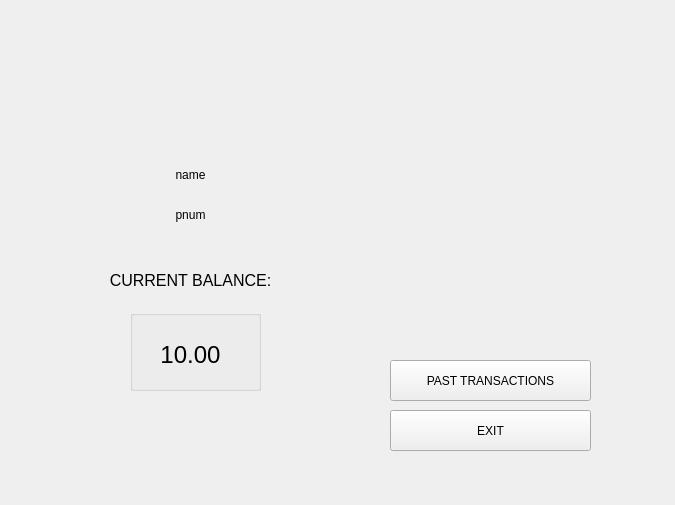
<?xml version="1.0" encoding="UTF-8"?>
<ui version="4.0">
 <class>main_interface</class>
 <widget class="QDialog" name="main_interface">
  <property name="geometry">
   <rect>
    <x>0</x>
    <y>0</y>
    <width>675</width>
    <height>505</height>
   </rect>
  </property>
  <property name="windowTitle">
   <string>Dialog</string>
  </property>
  <widget class="QPushButton" name="pushButton">
   <property name="geometry">
    <rect>
     <x>370</x>
     <y>280</y>
     <width>231</width>
     <height>91</height>
    </rect>
   </property>
   <property name="sizePolicy">
    <sizepolicy hsizetype="Preferred" vsizetype="Preferred">
     <horstretch>0</horstretch>
     <verstretch>0</verstretch>
    </sizepolicy>
   </property>
   <property name="maximumSize">
    <size>
     <width>382</width>
     <height>16777215</height>
    </size>
   </property>
   <property name="styleSheet">
    <string notr="true">#pushButton{
background-color: transparent;
border-image: url(:images/res.png);
background: none;
border: none;
background-repeat: none;
}</string>
   </property>
   <property name="text">
    <string/>
   </property>
  </widget>
  <widget class="QLabel" name="label">
   <property name="geometry">
    <rect>
     <x>400</x>
     <y>120</y>
     <width>161</width>
     <height>161</height>
    </rect>
   </property>
   <property name="styleSheet">
    <string notr="true">#label{
background-color: transparent;
border-image: url(:images/prof.jpg);
background: none;
border: none;
background-repeat: none;
}</string>
   </property>
   <property name="text">
    <string/>
   </property>
  </widget>
  <widget class="QLabel" name="label_2">
   <property name="geometry">
    <rect>
     <x>110</x>
     <y>160</y>
     <width>161</width>
     <height>31</height>
    </rect>
   </property>
   <property name="text">
    <string>&lt;html&gt;&lt;head/&gt;&lt;body&gt;&lt;p align=&quot;center&quot;&gt;name&lt;/p&gt;&lt;/body&gt;&lt;/html&gt;</string>
   </property>
  </widget>
  <widget class="QLabel" name="label_3">
   <property name="geometry">
    <rect>
     <x>110</x>
     <y>200</y>
     <width>161</width>
     <height>31</height>
    </rect>
   </property>
   <property name="text">
    <string>&lt;html&gt;&lt;head/&gt;&lt;body&gt;&lt;p align=&quot;center&quot;&gt;pnum&lt;/p&gt;&lt;/body&gt;&lt;/html&gt;</string>
   </property>
  </widget>
  <widget class="QLabel" name="label_5">
   <property name="geometry">
    <rect>
     <x>80</x>
     <y>260</y>
     <width>221</width>
     <height>41</height>
    </rect>
   </property>
   <property name="text">
    <string>&lt;html&gt;&lt;head/&gt;&lt;body&gt;&lt;p align=&quot;center&quot;&gt;&lt;span style=&quot; font-size:12pt;&quot;&gt;CURRENT BALANCE:&lt;/span&gt;&lt;/p&gt;&lt;/body&gt;&lt;/html&gt;</string>
   </property>
  </widget>
  <widget class="QGroupBox" name="groupBox">
   <property name="geometry">
    <rect>
     <x>130</x>
     <y>310</y>
     <width>131</width>
     <height>81</height>
    </rect>
   </property>
   <property name="title">
    <string/>
   </property>
   <widget class="QLabel" name="label_4">
    <property name="geometry">
     <rect>
      <x>-50</x>
      <y>10</y>
      <width>221</width>
      <height>71</height>
     </rect>
    </property>
    <property name="text">
     <string>&lt;html&gt;&lt;head/&gt;&lt;body&gt;&lt;p align=&quot;center&quot;&gt;&lt;span style=&quot; font-size:18pt;&quot;&gt;10.00&lt;/span&gt;&lt;/p&gt;&lt;/body&gt;&lt;/html&gt;</string>
    </property>
   </widget>
  </widget>
  <widget class="QLabel" name="label_6">
   <property name="geometry">
    <rect>
     <x>-50</x>
     <y>-10</y>
     <width>391</width>
     <height>171</height>
    </rect>
   </property>
   <property name="styleSheet">
    <string notr="true">#label_6{
background-color: transparent;
border-image: url(:images/prof2.png);
background: none;
border: none;
background-repeat: none;
}</string>
   </property>
   <property name="text">
    <string/>
   </property>
  </widget>
  <widget class="QPushButton" name="pushButton_2">
   <property name="geometry">
    <rect>
     <x>390</x>
     <y>360</y>
     <width>201</width>
     <height>41</height>
    </rect>
   </property>
   <property name="text">
    <string>PAST TRANSACTIONS</string>
   </property>
  </widget>
  <widget class="QPushButton" name="pushButton_3">
   <property name="geometry">
    <rect>
     <x>390</x>
     <y>410</y>
     <width>201</width>
     <height>41</height>
    </rect>
   </property>
   <property name="text">
    <string>EXIT</string>
   </property>
  </widget>
 </widget>
 <resources/>
 <connections/>
</ui>
